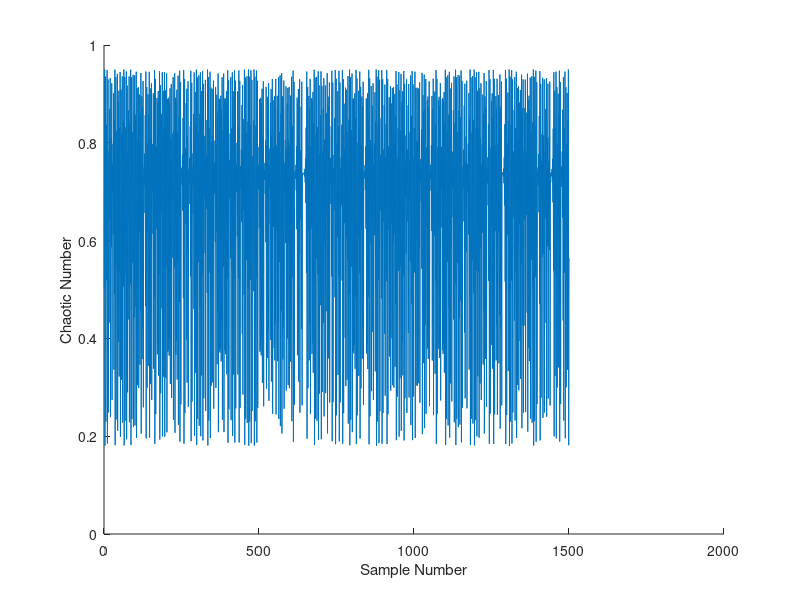

Reproduce this figure in MATLAB. (Note: this script raises an error after producing the figure.)
%% Tutorial 4
% By Edward Fine

%% Chaos Example
% Chaotic Simulator
% Use the for loop to simulate a chaotic system defined by the following
% recursion.
% x(i) = l*x(i-1)(i-x(i-1))
% 3.5< l < 4.0
% 0 < x(0)< 1
%
% x = chaos( x0, lambda, vectorLength)



x0 = 0.5;
lambda = 3.8;
vectorLength = 1500;

x = zeros(vectorLength,1);
x(1) = x0;
for k=2:vectorLength
    x(k) = lambda*x(k-1)*(1-x(k-1));
end

%% Visualizing Charotic Time-Series
% 2D plots

figure('Color', [1 1 1]);
h = plot(x); box off;
xlabel('Sample Number');
ylabel('Chaotic Number');

figure('Color', [1 1 1]);
h = histogram(x);



%% Visualizing Chaotic Time-Series - Part 2
% 2D plots

T = 40;
x1 = x(1:end-T);
x2 = x(T+1:end);

figure('Color', [1 1 1]);
h = plot(x1,x2);
xlabel('x(t)');
ylabel('x(t+1)');

%% Visualizing Chaotic Time-Series - Part 3
% 3D plots

T = 2;
x1 = x(1:end-2*T);
x2 = x(T+1:end-T);
x3 = x(2*T+1:end);

figure('Color', [1 1 1]);
h = plot3(x1,x2,x3);
xlabel('x(t)');
ylabel('x(t+T');
zlabel('x(t+2T)');

%% Visualizing Chaotic Time-Series - Part 4
% 3D plots

T = 2;
x1 = x(1:end-2*T);
x2 = x(T+1:end-T);
x3 = x(2*T+1:end);

figure('Color', [1 1 1]);
for k=1:length(x1)
    h = plot3(x1(k),x2(k),x3(k)); hold on;
    set(h, 'Markersize', 18);
    xlabel('x(t)');
    ylabel('x(t+T)');
    zlabel('x(t+2T)');
    pause(0.001)
end;
